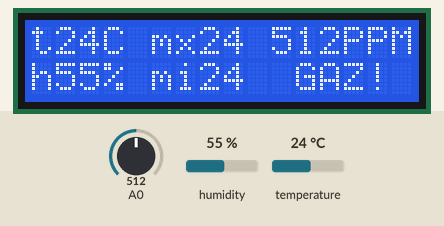
A sketch run on a simulated Arduino Uno, built with avr-gcc and run on an emulated ATmega328P. Shown: 16×2 character LCD. Inputs (shaded band) come from the test bench; at power-on: A0 = 512, humidity 55 %, temperature 24 °C. What the sketch prints to the serial monitor is not drawn.

Above: at 1.2 s.
1.3 s: A0 set to 492
At 2.7 s:
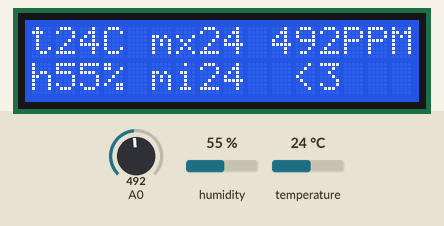
3.7 s: humidity set to 22 %
At 4.9 s:
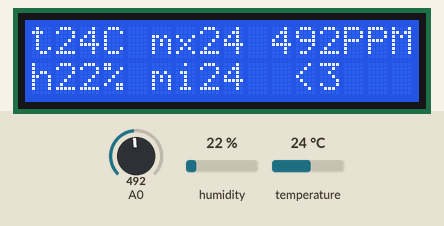
5.8 s: temperature set to 12 °C
At 7.0 s:
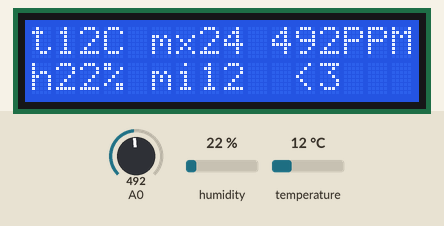
7.9 s: A0 set to 510
At 9.2 s:
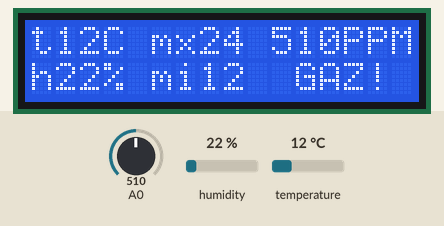
10.0 s: humidity set to 40 %
At 11.4 s:
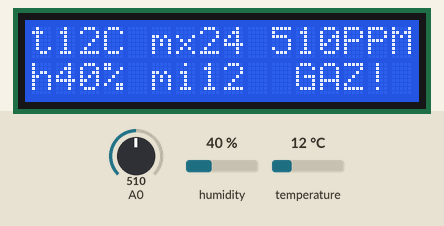
12.1 s: A0 set to 490
At 13.6 s:
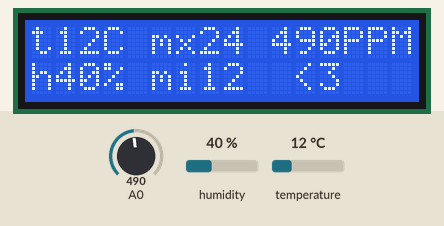
Timing chart, 0 to 15.1 s (numbered marks = the images above; inputs shaded):
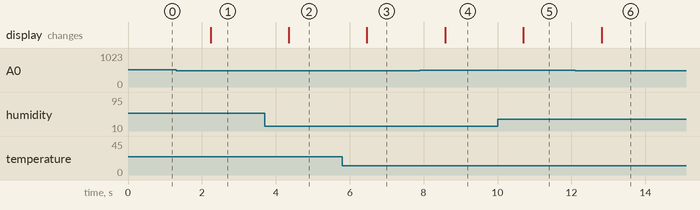

The sketch:

ProiectFinal.ino
```cpp
#include <SimpleDHT.h>

#include <SimpleDHT.h>
#include <Wire.h>
#include <LiquidCrystal_I2C.h>

// for DHT11,
// VCC: 5V or 3V
// GND: GND
// DATA: 2
int pinDHT11 = 2;
SimpleDHT11 dht11(pinDHT11);
LiquidCrystal_I2C lcd(0x27, 16, 2);
int sensorValue;

int minTemperature = 100; // Initialize with a high value
int maxTemperature = -100; // Initialize with a low value
unsigned long lastResetTime = 0;
const unsigned long resetInterval = 24 * 60 * 60 * 1000; // Reset interval in milliseconds (24 hours)

void setup()
{
  Serial.begin(9600);
  lcd.begin();
  lcd.backlight();
  lastResetTime = millis(); // Initialize the last reset time
}

void loop()
{
  unsigned long currentTime = millis();
  // if 24 hours have passed, and reset min/max values
  if (currentTime - lastResetTime >= resetInterval)
  {
    minTemperature = 100; // Reset to a high value
    maxTemperature = -100; // Reset to a low value
    lastResetTime = currentTime; // Update the last reset time
  }

  // start working...
  Serial.println("=================================");
  Serial.println("Sample DHT11...");

  // read without samples.
  byte temperature = 0;
  byte humidity = 0;
  int err = SimpleDHTErrSuccess;
  if ((err = dht11.read(&temperature, &humidity, NULL)) != SimpleDHTErrSuccess)
  {
    Serial.print("Read DHT11 failed, err=");
    Serial.println(err);
    delay(1000);
    return;
  }

  // Turn on the blacklight and print a message.
  lcd.backlight();
  lcd.clear();


  //air q:
  sensorValue = analogRead(0);
  Serial.print("AirQua=");
  Serial.print(sensorValue, DEC);               // prints the value read
  Serial.println(" PPM");
  int thresholdValue = 500;

  // dectecting the gaz
  if (sensorValue > thresholdValue) {
    Serial.println("Gas detected!");
    lcd.setCursor(11, 1);
    lcd.print("GAZ!");

  } else {
    Serial.println("No gas detected.");
    lcd.setCursor(11, 1);
    lcd.print("<3");
  }
  lcd.setCursor(10, 0);
  lcd.print((int)sensorValue);
  lcd.setCursor(13, 0);
  lcd.print("PPM");

  lcd.setCursor(0, 0);
  lcd.print("t");
  lcd.print((int)temperature);
  lcd.print("C");
  lcd.setCursor(0, 1);
  lcd.print("h");
  lcd.print((int)humidity);
  lcd.print("%");

  // Update min and max temperatures
  updateMinMaxTemperature(temperature);

  // Display min and max temperatures
  lcd.setCursor(5, 1);
  lcd.print("mi");
  lcd.print(minTemperature);
  lcd.setCursor(5, 0);
  lcd.print("mx");
  lcd.print(maxTemperature);

  delay(1000);
}

void updateMinMaxTemperature(int currentTemperature)
{
  if (currentTemperature < minTemperature)
  {
    minTemperature = currentTemperature;
  }

  if (currentTemperature > maxTemperature)
  {
    maxTemperature = currentTemperature;
  }
}
```

Measured:
- the behaviour switches between 501 and 500 on A0 (found by bisection; images 0 and 1)
- after the input at 1.3 s, the display: changes after 0.94 s (image 1)
- after the input at 3.7 s, the display: changes after 0.65 s (image 2)
- after the input at 5.8 s, the display: changes after 0.67 s (image 3)
- after the input at 7.9 s, the display: changes after 0.68 s (image 4)
- after the input at 10.0 s, the display: changes after 0.70 s (image 5)
- after the input at 12.1 s, the display: changes after 0.72 s (image 6)
